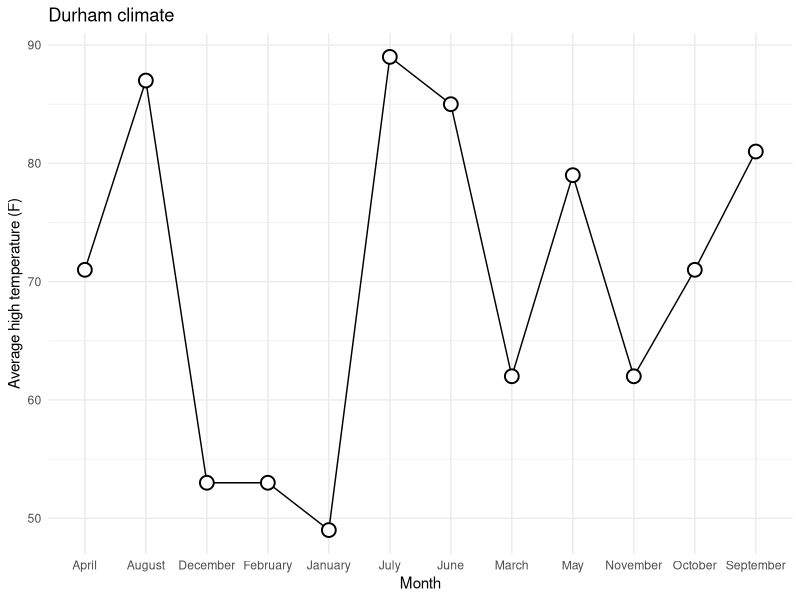
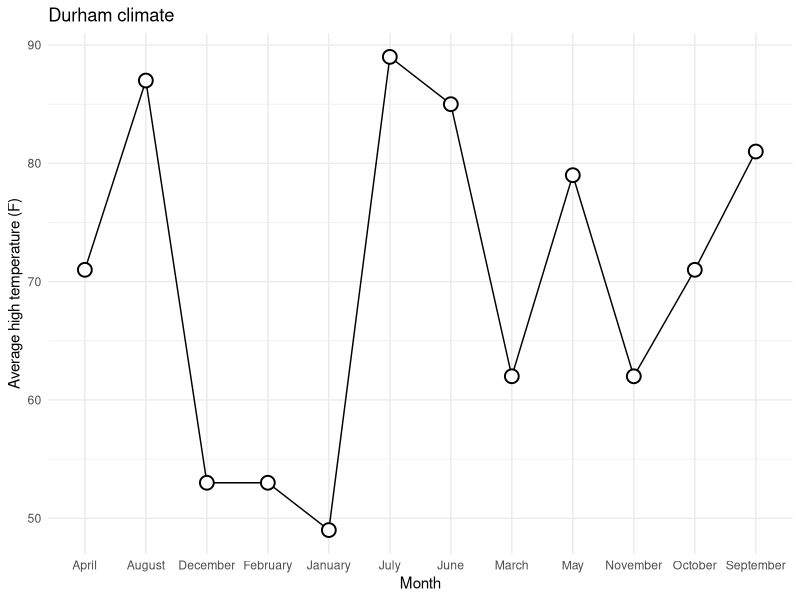
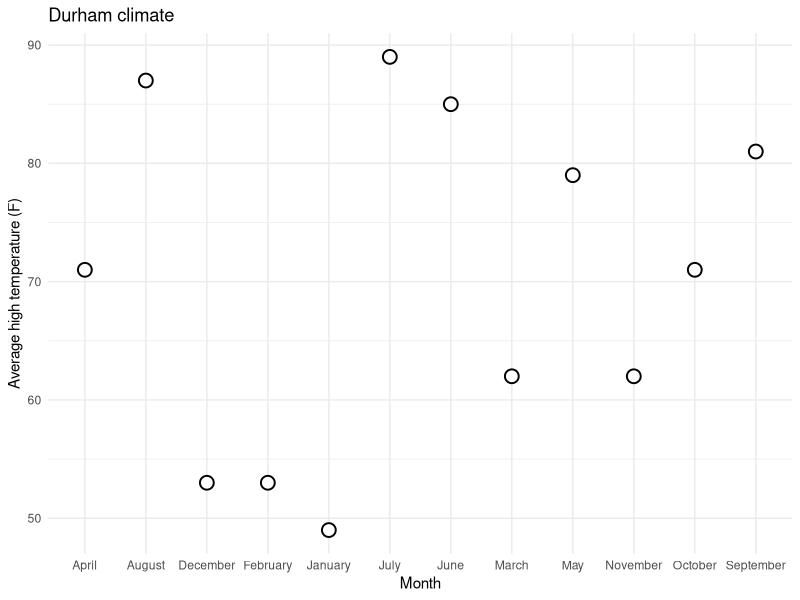
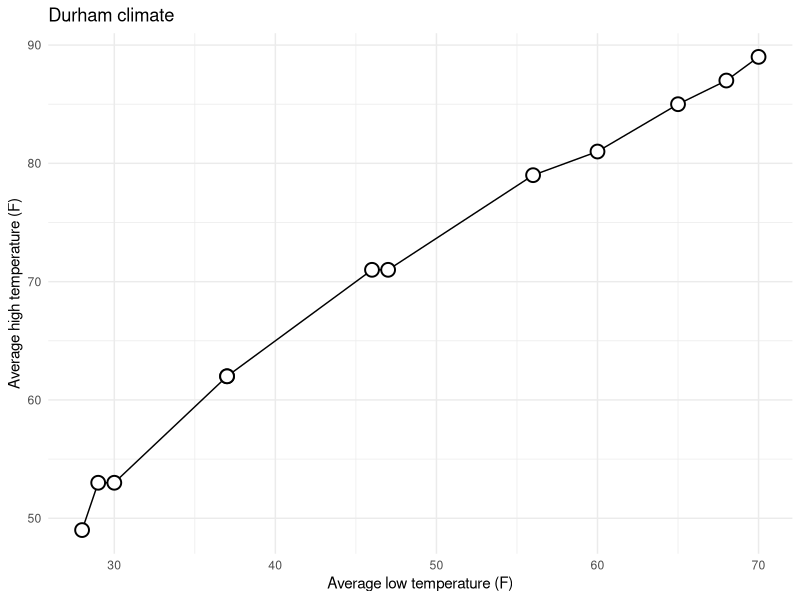
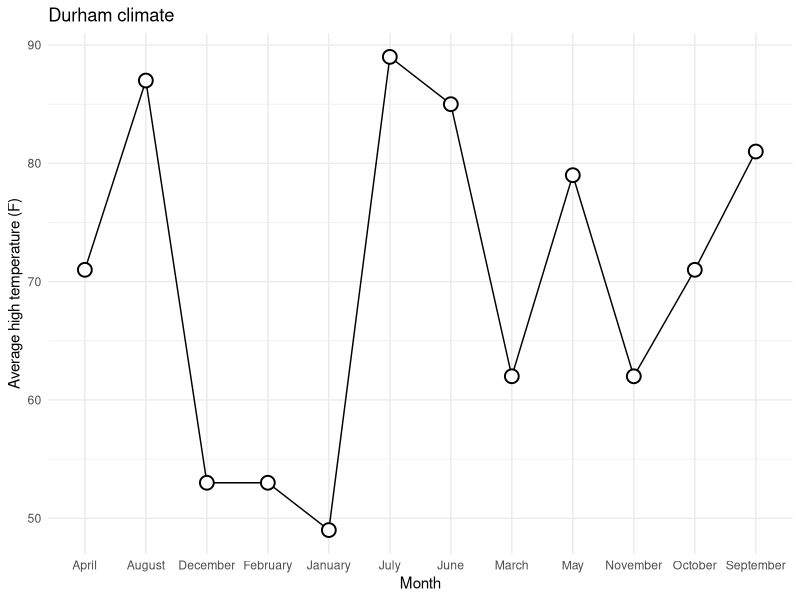
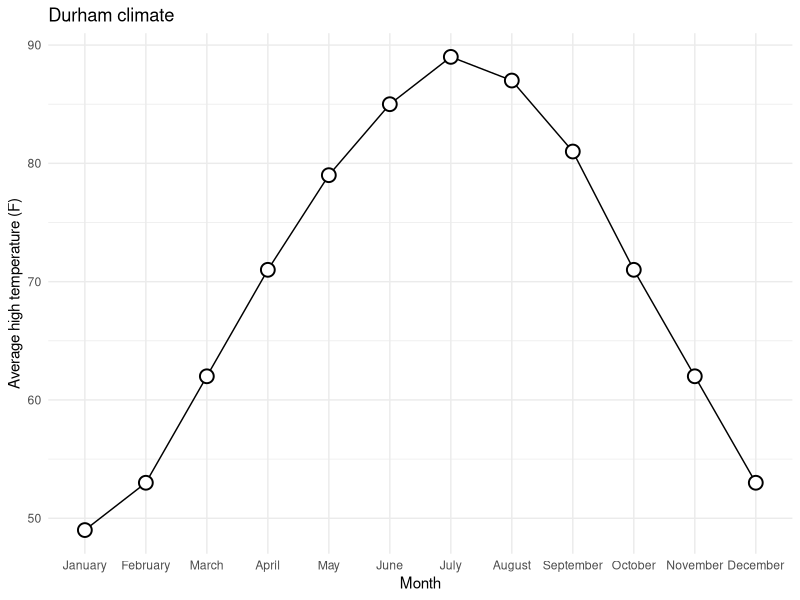
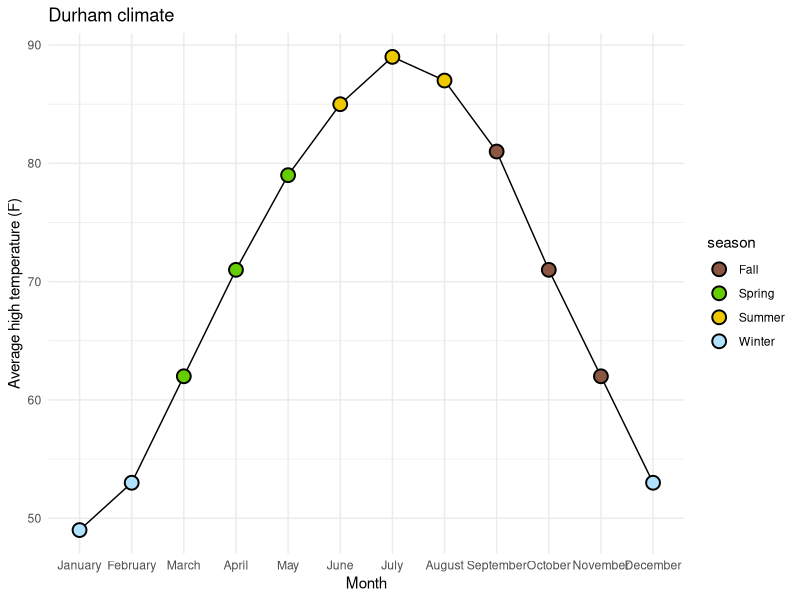
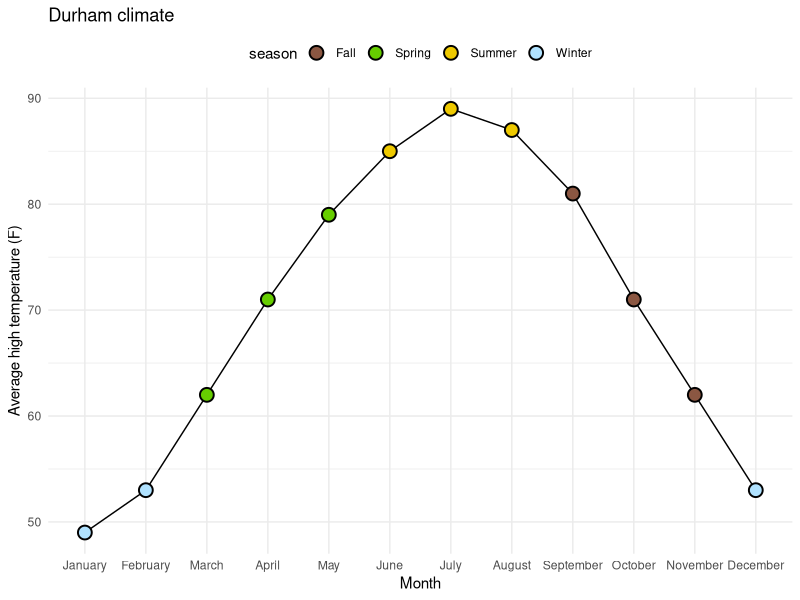

The R source for these figures, in order:
## ---- chunk 1
#| include: false
library(tidyverse)
todays_ae <- "ae-08-age-gaps-sales-import"
durham_climate <- read_csv("data/durham-climate.csv")
## ---- chunk 2
df <- tibble(
  x = c(-2, -0.5, 0.5, 1, 2),
  `2011` = c(-2, -0.5, 0.5, 1, 2)
)
df
## ---- chunk 3
df <- tibble(
  x = c(-2, -0.5, 0.5, 1, 2),
  `2011` = c(-2, -0.5, 0.5, 1, 2)
)
## ---- chunk 4
df |>
  filter("x" > 0)
## ---- chunk 5
df |>
  filter(x > 0)
## ---- chunk 6
df |>
  filter(`x` > 0)
## ---- chunk 7
df <- tibble(
  x = c(-2, -0.5, 0.5, 1, 2),
  `2011` = c(-2, -0.5, 0.5, 1, 2)
)
## ---- chunk 8
df |>
  filter("2011" > 0)
## ---- chunk 9
df |>
  filter(2011 > 0)
## ---- chunk 10
df |>
  filter(`2011` > 0)
## ---- chunk 11
durham_climate
## ---- chunk 12
#| code-line-numbers: "4"
durham_climate |>
  mutate(
    season = if_else(
      month %in% c("December", "January", "February"),
      "Winter",
      "Not Winter"
    )
  )
## ---- chunk 13
#| code-line-numbers: "4"
durham_climate |>
  mutate(
    season = if_else(
      month == c("December", "January", "February"),
      "Winter",
      "Not Winter"
    )
  )
## ---- chunk 14
"January" == c("December", "January", "February")

"January" %in% c("December", "January", "February")
## ---- chunk 15
ggplot(
  durham_climate, 
  aes(x = month, y = avg_high_f, group = 1)
  ) +
  geom_line() +
  geom_point(
    shape = "circle filled", size = 4,
    color = "black", fill = "white", stroke = 1
  ) +
  labs(
    x = "Month",
    y = "Average high temperature (F)",
    title = "Durham climate"
  ) + 
  theme_minimal()
## ---- chunk 16
#| code-line-numbers: "3"
ggplot(
  durham_climate, 
  aes(x = month, y = avg_high_f, group = 1)
  ) +
  geom_line() +
  geom_point(
    shape = "circle filled", size = 4,
    color = "black", fill = "white", stroke = 1
  ) +
  labs(
    x = "Month",
    y = "Average high temperature (F)",
    title = "Durham climate"
  ) +
  theme_minimal()
## ---- chunk 17
#| code-line-numbers: "3|5"
ggplot(
  durham_climate, 
  aes(x = month, y = avg_high_f)
  ) +
  geom_line() +
  geom_point(
    shape = "circle filled", size = 4,
    color = "black", fill = "white", stroke = 1
  ) +
  labs(
    x = "Month",
    y = "Average high temperature (F)",
    title = "Durham climate"
  ) +
  theme_minimal()
## ---- chunk 18
#| code-line-numbers: "3"
ggplot(
  durham_climate, 
  aes(x = avg_low_f, y = avg_high_f)
  ) +
  geom_line() +
  geom_point(
    shape = "circle filled", size = 4,
    color = "black", fill = "white", stroke = 1
  ) +
  labs(
    x = "Average low temperature (F)",
    y = "Average high temperature (F)",
    title = "Durham climate"
  ) +
  theme_minimal()
## ---- chunk 19
#| code-line-numbers: "3"
ggplot(
  durham_climate, 
  aes(x = month, y = avg_high_f, group = 1)
  ) +
  geom_line() +
  geom_point(
    shape = "circle filled", size = 4,
    color = "black", fill = "white", stroke = 1
  ) +
  labs(
    x = "Month",
    y = "Average high temperature (F)",
    title = "Durham climate"
  ) +
  theme_minimal()
## ---- chunk 20
#| code-line-numbers: "2-4"
durham_climate |>
  mutate(
    month = fct_relevel(month, month.name)
  ) |>
  ggplot(
    aes(x = month, y = avg_high_f, group = 1)
  ) +
  geom_line() +
  geom_point(
    shape = "circle filled", size = 4,
    color = "black", fill = "white", stroke = 1
  ) +
  labs(
    x = "Month",
    y = "Average high temperature (F)",
    title = "Durham climate"
  ) +
  theme_minimal()
## ---- chunk 21
#| code-line-numbers: "4-8|16|20-27"
durham_climate |>
  mutate(
    month = fct_relevel(month, month.name),
    season = case_when(
      month %in% c("December", "January", "February") ~ "Winter",
      month %in% c("March", "April", "May") ~ "Spring",
      month %in% c("June", "July", "August") ~ "Summer",
      month %in% c("September", "October", "November") ~ "Fall",
    )
  ) |>
  ggplot(
    aes(x = month, y = avg_high_f, group = 1)
    ) +
  geom_line() +
  geom_point(
    aes(fill = season),
    shape = "circle filled", size = 4,
    color = "black", stroke = 1
  ) +
  scale_fill_manual(
    values = c(
      "Winter" = "lightskyblue1",
      "Spring" = "chartreuse3",
      "Summer" = "gold2",
      "Fall" = "lightsalmon4"
    )
  ) + 
  labs(
    x = "Month",
    y = "Average high temperature (F)",
    title = "Durham climate"
  ) +
  theme_minimal()
## ---- chunk 22
#| code-line-numbers: "34"
durham_climate |>
  mutate(
    month = fct_relevel(month, month.name),
    season = case_when(
      month %in% c("December", "January", "February") ~ "Winter",
      month %in% c("March", "April", "May") ~ "Spring",
      month %in% c("June", "July", "August") ~ "Summer",
      month %in% c("September", "October", "November") ~ "Fall",
    )
  ) |>
  ggplot(
    aes(x = month, y = avg_high_f, group = 1)
    ) +
  geom_line() +
  geom_point(
    aes(fill = season),
    shape = "circle filled", size = 4,
    color = "black", stroke = 1
  ) +
  scale_fill_manual(
    values = c(
      "Winter" = "lightskyblue1",
      "Spring" = "chartreuse3",
      "Summer" = "gold2",
      "Fall" = "lightsalmon4"
    )
  ) + 
  labs(
    x = "Month",
    y = "Average high temperature (F)",
    title = "Durham climate"
  ) +
  theme_minimal() + 
  theme(legend.position = "top")
## ---- chunk 23
#| code-line-numbers: "10"
durham_climate |>
  mutate(
    month = fct_relevel(month, month.name),
    season = case_when(
      month %in% c("December", "January", "February") ~ "Winter",
      month %in% c("March", "April", "May") ~ "Spring",
      month %in% c("June", "July", "August") ~ "Summer",
      month %in% c("September", "October", "November") ~ "Fall",
    ),
    season = fct_relevel(season, "Winter", "Spring", "Summer", "Fall")
  ) |>
  ggplot(
    aes(x = month, y = avg_high_f, group = 1)
    ) +
  geom_line() +
  geom_point(
    aes(fill = season),
    shape = "circle filled", size = 4,
    color = "black", stroke = 1
  ) +
  scale_fill_manual(
    values = c(
      "Winter" = "lightskyblue1",
      "Spring" = "chartreuse3",
      "Summer" = "gold2",
      "Fall" = "lightsalmon4"
    )
  ) + 
  labs(
    x = "Month",
    y = "Average high temperature (F)",
    title = "Durham climate"
  ) +
  theme_minimal() + 
  theme(legend.position = "top")
## ---- chunk 24
#| echo: false 
durham_climate |>
  mutate(
    month = fct_relevel(month, month.name),
    season = case_when(
      month %in% c("December", "January", "February") ~ "Winter",
      month %in% c("March", "April", "May") ~ "Spring",
      month %in% c("June", "July", "August") ~ "Summer",
      month %in% c("September", "October", "November") ~ "Fall",
    ),
    season = fct_relevel(season, "Winter", "Spring", "Summer", "Fall")
  ) |>
  pivot_longer(
    cols = c(avg_high_f, avg_low_f),
    names_to = "temp_type",
    names_prefix = "avg_",
    values_to = "avg_temp_f"
  ) |>
  mutate(temp_type = str_remove(temp_type, "_f")) |>
  ggplot(aes(x = month, y = avg_temp_f, group = temp_type, color = temp_type)) +
  geom_line() +
  geom_point(
    aes(fill = season),
    shape = "circle filled", size = 3, stroke = 1
  ) +
  scale_fill_manual(
    values = c(
      "Winter" = "lightskyblue1",
      "Spring" = "chartreuse3",
      "Summer" = "gold2",
      "Fall" = "lightsalmon4"
    )
  ) +
  scale_color_manual(
    values = c(
      "high" = "gray20",
      "low" = "gray70"
    )
  ) +
  labs(
    x = "Month",
    y = "Average temperature (F)",
    title = "Durham climate",
    fill = "Season",
    color = "Type"
  ) +
  theme_minimal() +
  theme(legend.position = "top")
